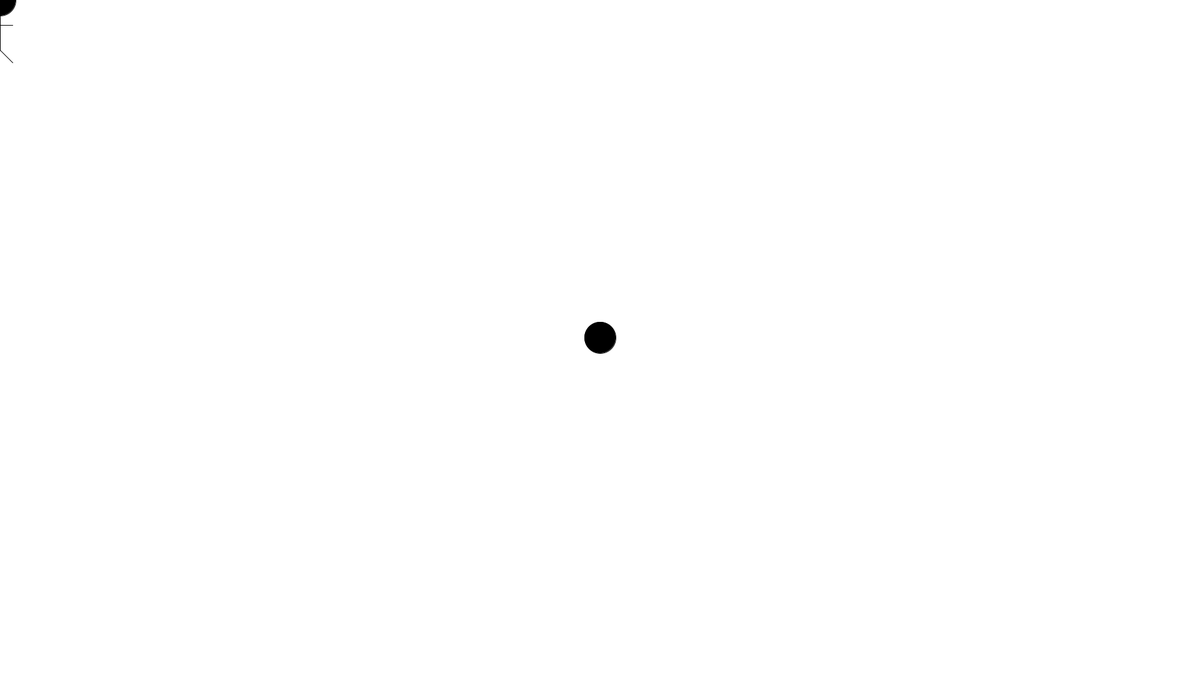
Frame 1 (no input)
Frame 60 (the mouse pressed at the canvas centre just before this capture): identical to frame 1, image omitted
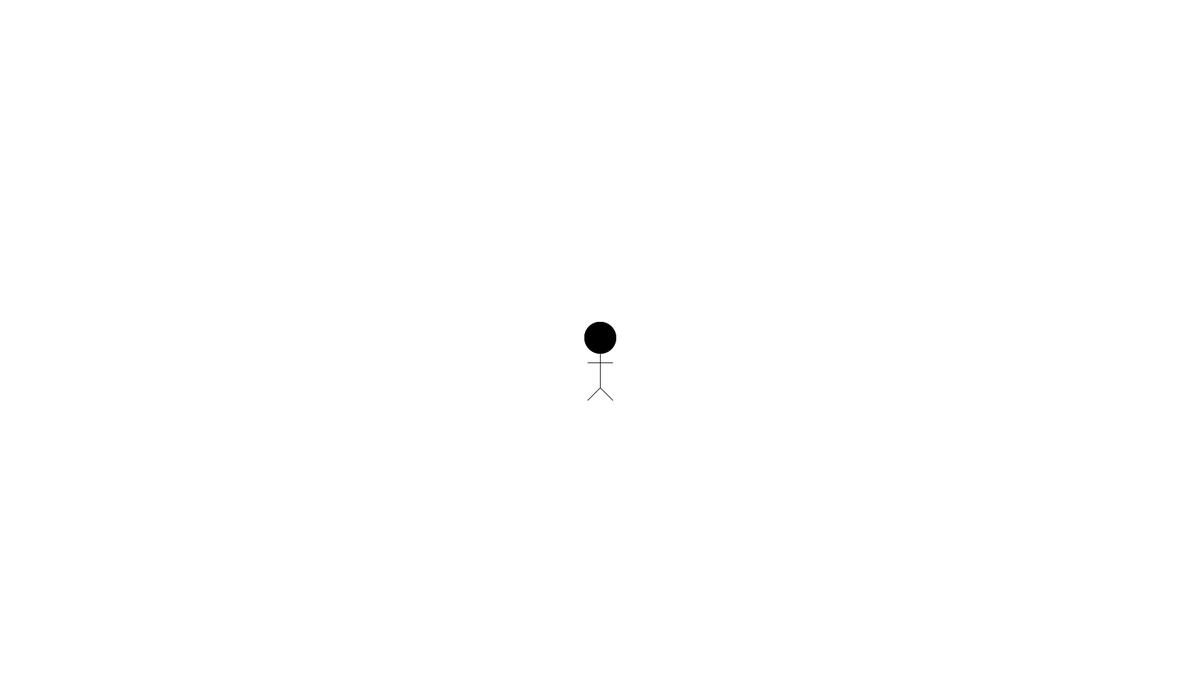
Frame 120 (the mouse held since frame 60 and released just before this capture)

The Processing sketch that drew these frames (run headless with seeded random() and noise(); from frame 60 on, the mouse is pressed at the canvas centre):

// Processing sketch: wat_game
// ── wat_game.pde
int posX = 960;
int posY = 540;

void setup(){
    size(1920,1080);
    background(255);
}

void draw(){
    player(mouseX,mouseY);
    ball(posX,posY);
    
}

void player(int posX, int posY){
    background(255);
    fill(0);
    circle(posX,posY,50);
    line(posX,posY+25,posX,posY+80);
    line(posX-20,posY+40,posX+20,posY+40);
    line(posX,posY+80,posX+20,posY+100);
    line(posX,posY+80,posX-20,posY+100);
}

void ball(int posX, int posY){
    fill(0);
    circle(posX,posY,50);
}

void keyPressed(){
    if(key == '\\'){
        background(255);
    }
}
